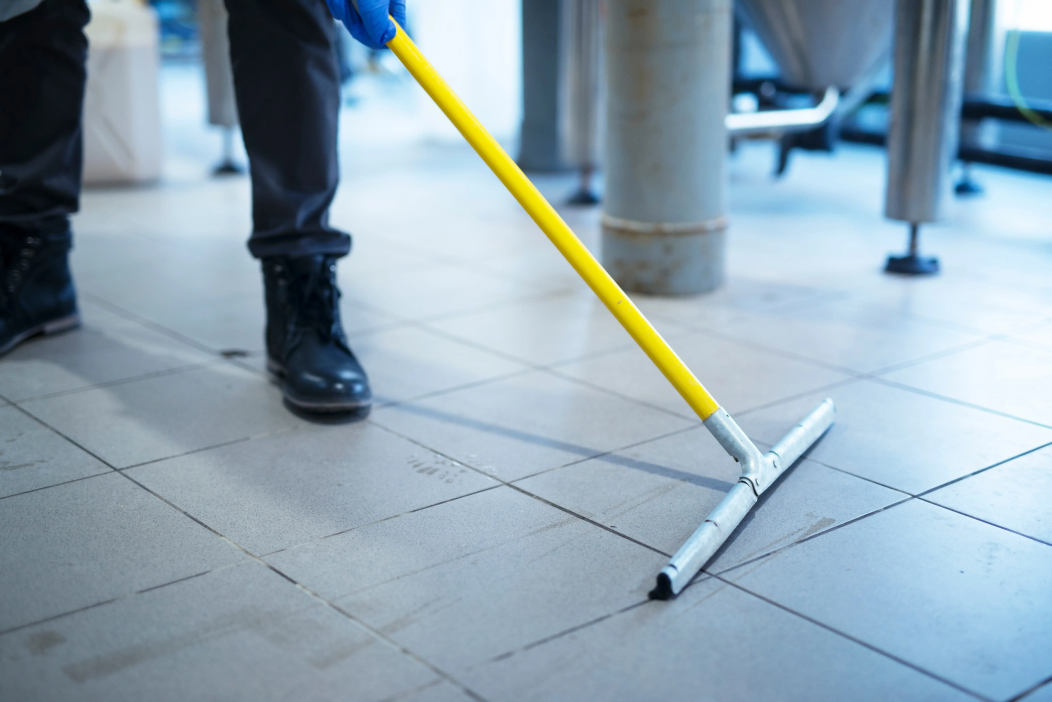
#> input picture assets/before.webp, 7360 x 4912 px (shown at 1/7 size)
$ python optimize-images.py
#> lines starting #> are read from the running program, lines starting #| are printed output that depends on the picture
from pathlib import Path
from PIL import Image

ROOT = Path(__file__).resolve().parent.parent
ASSETS = ROOT / "assets"
OUTPUT = ASSETS / "optimized"

OUTPUT.mkdir(parents=True, exist_ok=True)

# Dimensione massima del lato lungo.
# Valori volutamente conservativi per mantenere qualità.
TARGETS = {
    "before.webp": 1000,
    "after.webp": 1000,
    "team-2.webp": 1200,
}

# Qualità WebP alta.
QUALITY = 88


def format_kb(size):
    return f"{size / 1024:.1f} KB"


print()
print("=" * 72)
print("ERMETES — OTTIMIZZAZIONE IMMAGINI")
print("=" * 72)
print()

for filename, max_dimension in TARGETS.items():

    source = ASSETS / filename
    destination = OUTPUT / filename

    if not source.exists():
        print(f"⚠ File non trovato: {source}")
        continue

    with Image.open(source) as image:

#> image is the input picture: PIL image 7360x4912 RGB; mean R, G, B 141.7, 162.7, 175.8
        original_width, original_height = image.size
#> original_width = 7360; original_height = 4912
        original_size = source.stat().st_size

        # Mantiene proporzioni.
        scale = min(
            1,
            max_dimension / max(
                original_width,
                original_height
            )
        )
#> scale = 0.136

        new_width = round(original_width * scale)
#> new_width = 1000
        new_height = round(original_height * scale)
#> new_height = 667

        if scale < 1:
            resized = image.resize(
                (new_width, new_height),
                Image.Resampling.LANCZOS
            )
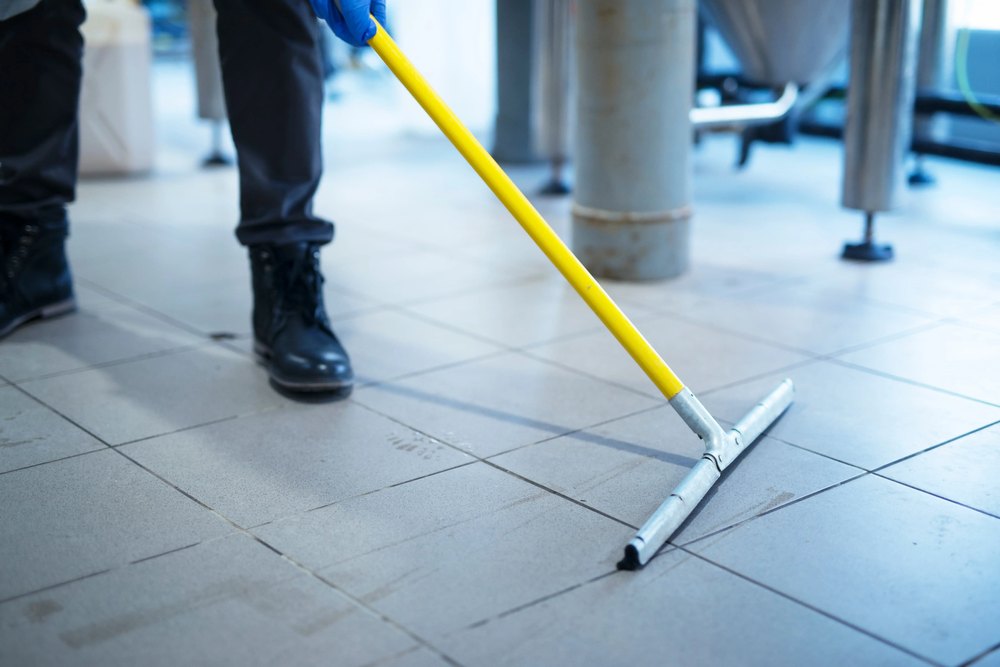
#> resized: PIL image 1000x667 RGB; mean R, G, B 141.7, 162.7, 175.8
        else:
            resized = image.copy()

        # Conversione RGB/RGBA corretta.
        if resized.mode not in ("RGB", "RGBA"):
            if "A" in resized.getbands():
                resized = resized.convert("RGBA")
            else:
                resized = resized.convert("RGB")

        resized.save(
            destination,
            "WEBP",
            quality=QUALITY,
            method=6
        )

        new_size = destination.stat().st_size

        reduction = (
            100 -
            (new_size / original_size * 100)
        )

        print(f"✓ {filename}")
        print(
            f"  prima:  "
            f"{original_width}x{original_height} "
            f"({format_kb(original_size)})"
        )
#|   prima:  7360x4912 (477.6 KB)
        print(
            f"  dopo:   "
            f"{new_width}x{new_height} "
            f"({format_kb(new_size)})"
        )
#|   dopo:   1000x667 (45.9 KB)
        print(
            f"  riduzione: {reduction:.1f}%"
        )
        print()
#> pass 2 of the loop `for filename, max_dimension in TARGETS.items():`:
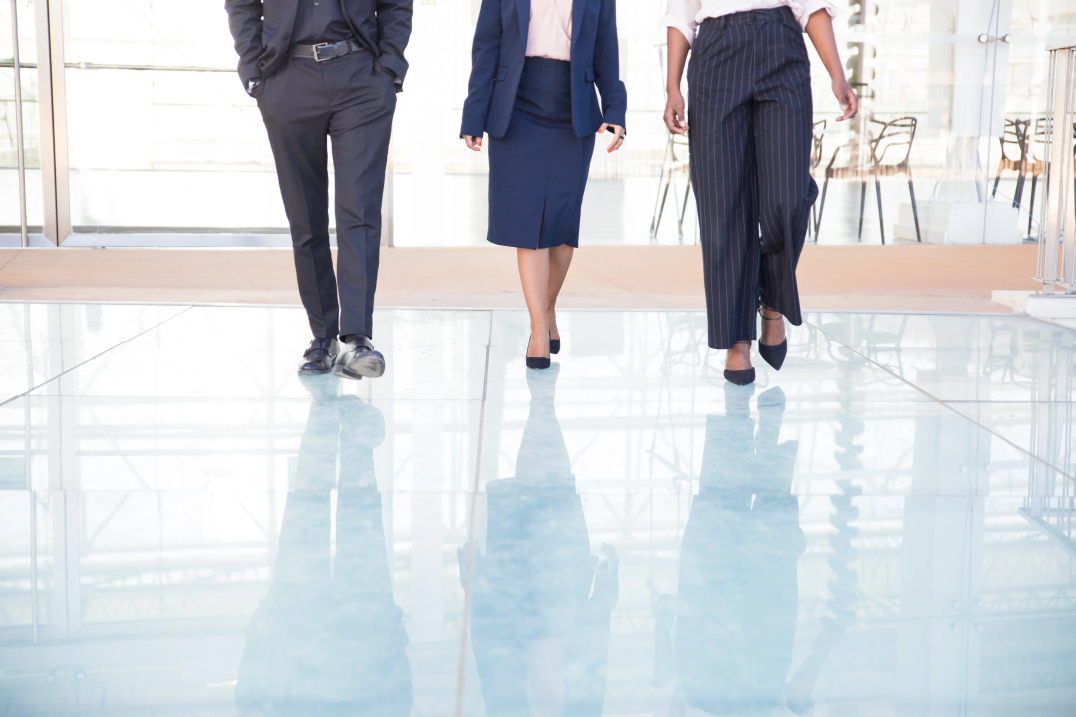
#> input picture assets/after.webp, 5376 x 3584 px (shown at 1/5 size)
#> image is the input picture: PIL image 5376x3584 RGB; mean R, G, B 201.7, 206.2, 211.1
#> `resized = image.resize( (new_width, new_height), Image.Resampling.LANC..`:
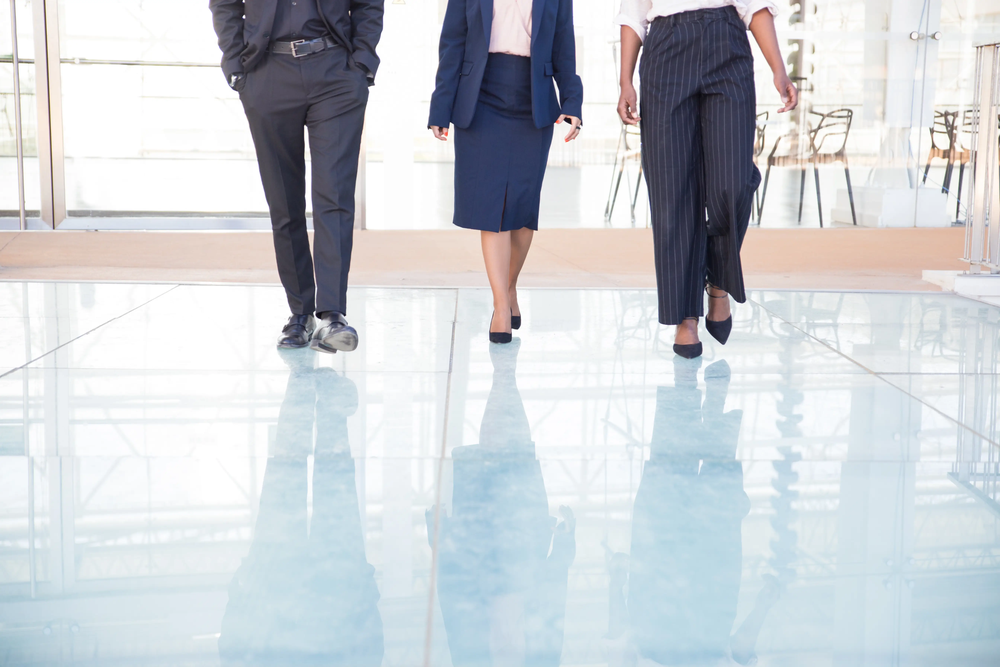
#> resized: PIL image 1000x667 RGB; mean R, G, B 201.7, 206.2, 211.1
#|   prima:  5376x3584 (243.3 KB)
#|   dopo:   1000x667 (50.3 KB)
#> (the run stopped early here; a loop or call above may not have finished)
